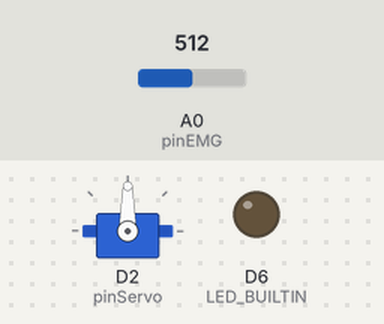
This sketch was run on a simulated Arduino MKR. Shown: servo, output pins drawn as LEDs (lit = HIGH). Inputs (shaded band) come from the test bench; at power-on: A0 (pinEMG) = 512. WiFi joins after 1.5 s; servers stay silent unless stated; what the sketch prints to the serial monitor is not drawn.

Above: at 2.8 s.
2.9 s: A0 (pinEMG) set to 522
At 5.6 s:
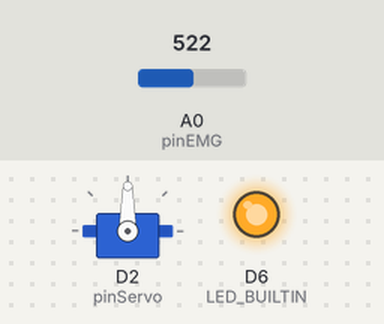
5.9 s: A0 (pinEMG) set to 511
At 7.5 s:
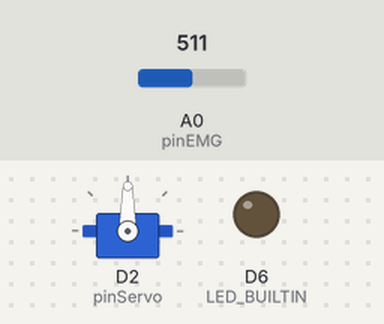
8.5 s: A0 (pinEMG) set to 306
At 10.4 s:
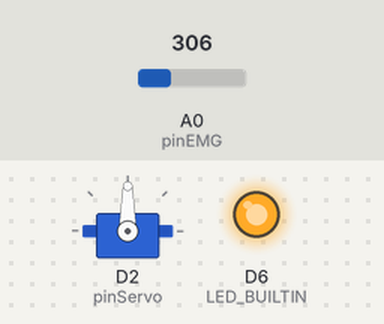
Timing chart, 0 to 11.9 s (numbered marks = the images above; inputs shaded):
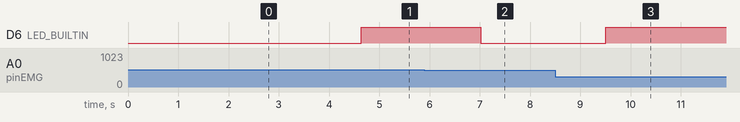

Measured:
- the behaviour switches between 521 and 522 on A0 (pinEMG) (found by bisection; images 0 and 1)
- after the input at 2.9 s, D6 (LED_BUILTIN): LOW → HIGH after 1.7 s
- after the input at 5.9 s, D6 (LED_BUILTIN): HIGH → LOW after 1.1 s
- after the input at 8.5 s, D6 (LED_BUILTIN): LOW → HIGH after 1.0 s

The sketch:

Codigo_de_sistema_en_arduino.ino
```cpp
#include <WiFiNINA.h>
#include <ArduinoHttpClient.h>
#include <Servo.h>

// WiFi y Telegram
const char* ssid = "TecNM-ITT";
const char* password = "";
const char* BOT_TOKEN = "7800356049:AAFKVSJwTDSK2p3eS_6GWIpIMLhqotMZ4PA";
const char* CHAT_ID = "-1002527647327";

// Pines y control EMG
const int pinEMG = A0;
const float fs = 1000.0;
const float fc = 30.0;
const float notchFreq = 50.0;
const float notch_bw = 1.0;
const int ventana = 100;
float buffer[ventana];
int i_buffer = 0;
float suma_rms = 0.0;
float rms_suavizado = 0.0;
const float alpha_rms = 0.2;

// Filtro pasa bajos RC
float alpha_lp;
float prev_lp_output = 0.0;

// Filtro Notch
bool usar_notch = true;
float notch_a1, notch_a2, notch_b1, notch_b2;
float notch_in_1 = 0.0, notch_in_2 = 0.0;
float notch_out_1 = 0.0, notch_out_2 = 0.0;

// Servo
Servo myServo;
int pinServo = 2;
const int VUELTAS_COMPLETAS = 5;
const int TIEMPO_VUELTA = 1000; // ms por vuelta
const int VELOCIDAD_ABRIR = 0;   // Dirección 1
const int VELOCIDAD_CERRAR = 180; // Dirección 2
const int SERVO_PARADO = 90; // Ajusta según tu servo

// Estado y temporizador
unsigned long ultimaAccion = 0;
const unsigned long intervaloAcciones = 2500;
bool focoEncendido = false;
bool cortinaAbierta = false;
float ultimoRMS = 0;

// Cliente Shelly y Telegram
const char* shelly_ip = "192.168.100.37";
WiFiClient client;
WiFiSSLClient wifi;
HttpClient telegram = HttpClient(wifi, "api.telegram.org", 443);

void setup() {
  Serial.begin(115200);
  pinMode(LED_BUILTIN, OUTPUT);
  myServo.attach(pinServo);
  delay(100); // estabilización
  myServo.detach(); // Evita que se mueva solo

  // Inicializar buffer
  for (int i = 0; i < ventana; i++) buffer[i] = 0;

  // Filtro pasa bajos
  float RC = 1.0 / (2.0 * PI * fc);
  float dt = 1.0 / fs;
  alpha_lp = dt / (RC + dt);

  // Filtro Notch
  if (usar_notch) {
    float w0 = 2.0 * PI * notchFreq / fs;
    float cos_w0 = cos(w0);
    float sin_w0 = sin(w0);
    float Q = notchFreq / notch_bw;
    float alpha = sin_w0 / (2.0 * Q);
    float a0 = 1.0 + alpha;
    notch_a1 = -2.0 * cos_w0 / a0;
    notch_a2 = 1.0 / a0;
    notch_b1 = -2.0 * cos_w0 / a0;
    notch_b2 = (1.0 - alpha) / a0;
  }

  conectarWiFi();
  Serial.println("Sistema iniciado. Monitoreando EMG...");
}

void loop() {
  int lectura = analogRead(pinEMG);
  float valor = lectura - 512;

  // Filtro pasa bajos
  float filtrada = alpha_lp * valor + (1 - alpha_lp) * prev_lp_output;
  prev_lp_output = filtrada;

  // Filtro Notch
  float procesada = filtrada;
  if (usar_notch) {
    procesada = filtrada + notch_a1 * notch_in_1 + notch_a2 * notch_in_2
                - notch_b1 * notch_out_1 - notch_b2 * notch_out_2;

    notch_in_2 = notch_in_1;
    notch_in_1 = filtrada;
    notch_out_2 = notch_out_1;
    notch_out_1 = procesada;
  }

  // Cálculo RMS
  suma_rms -= buffer[i_buffer];
  buffer[i_buffer] = procesada * procesada;
  suma_rms += buffer[i_buffer];
  i_buffer = (i_buffer + 1) % ventana;
  float rms = sqrt(suma_rms / ventana);

  // RMS suavizado
  rms_suavizado = alpha_rms * rms + (1 - alpha_rms) * rms_suavizado;
  ultimoRMS = rms_suavizado;

  // Imprimir en serial
  unsigned long tiempoActual = millis();
  Serial.print(tiempoActual);
  Serial.print(",");
  Serial.print(valor);
  Serial.print(",");
  Serial.print(filtrada);
  Serial.print(",");
  Serial.println(rms);

  digitalWrite(LED_BUILTIN, rms_suavizado > 10.0 ? HIGH : LOW);

  if (millis() - ultimaAccion >= intervaloAcciones) {
    ultimaAccion = millis();

    Serial.println("\n-------------------------------");
    Serial.print("RMS detectado: ");
    Serial.println(ultimoRMS, 2);
    ejecutarAccion(ultimoRMS);
    Serial.println("-------------------------------");

    delay(2000); // Esperar antes de reiniciar
  }

  delay(1);  // para mantener 1000 Hz
}

void ejecutarAccion(float rms) {
  if (rms >= 49.00 && rms <= 51.99) {
    Serial.println("ACCION: Cambiar estado del foco");
    controlarFoco();
  }
  else if (rms >= 52.00 && rms <= 54.99 && !cortinaAbierta) {
    Serial.println("ACCION: Abrir cortina (5 vueltas)");
    moverCortina(true);
  }
  else if (rms >= 55.00 && rms <= 57.99 && cortinaAbierta) {
    Serial.println("ACCION: Cerrar cortina (5 vueltas)");
    moverCortina(false);
  }
  else if (rms >= 58.00 && rms <= 61.99) {
    Serial.println("ACCION: Enviar alerta a Telegram");
    enviarAlertaTelegram(rms);
  }
  else {
    Serial.print("ACCION: Ninguna (RMS ");
    Serial.print(rms, 2);
    Serial.println(" fuera de los rangos válidos)");
  }
}

void moverCortina(bool abrir) {
  myServo.attach(pinServo); // activar servo justo antes
  int velocidad = abrir ? VELOCIDAD_ABRIR : VELOCIDAD_CERRAR;
  String direccion = abrir ? "abriendo" : "cerrando";

  for (int i = 0; i < VUELTAS_COMPLETAS; i++) {
    Serial.print("Vuelta ");
    Serial.print(i + 1);
    Serial.print(" - Dirección: ");
    Serial.println(direccion);
    myServo.write(velocidad);
    delay(TIEMPO_VUELTA);
  }

  myServo.write(SERVO_PARADO);
  delay(300); // dar tiempo a detenerse
  myServo.detach(); // cortar señal
  cortinaAbierta = abrir;

  Serial.print("Cortina ");
  Serial.print(abrir ? "abierta" : "cerrada");
  Serial.println(" (5 vueltas completas)");
}

void controlarFoco() {
  focoEncendido = !focoEncendido;
  String estado = focoEncendido ? "on" : "off";
  sendShellyCommand("/light/0?turn=" + estado);
  Serial.print("Foco: ");
  Serial.println(focoEncendido ? "ENCENDIDO" : "APAGADO");
}


void enviarAlertaTelegram(float valorRMS) {
  if (WiFi.status() != WL_CONNECTED) conectarWiFi();
  String mensaje = "⚠️ Alerta, el usuario necesita ayuda, se detectó un RMS: " + String(valorRMS, 2);
  String url = "/bot" + String(BOT_TOKEN) + "/sendMessage?chat_id=" + String(CHAT_ID) + "&text=" + mensaje;

  telegram.get(url);
  Serial.println("Alerta enviada a Telegram");
}

void sendShellyCommand(String command) {
  if (client.connect(shelly_ip, 80)) {
    client.print("GET " + command + " HTTP/1.1\r\nHost: " + String(shelly_ip) + "\r\nConnection: close\r\n\r\n");
    delay(200);
    client.stop();
  } else {
    Serial.println("Error al conectar con Shelly");
  }
}

void conectarWiFi() {
  Serial.print("Conectando WiFi...");
  while (WiFi.begin(ssid, password) != WL_CONNECTED) {
    delay(1000);
    Serial.print(".");
  }
  Serial.println(" ¡Conectado!");
}
```
